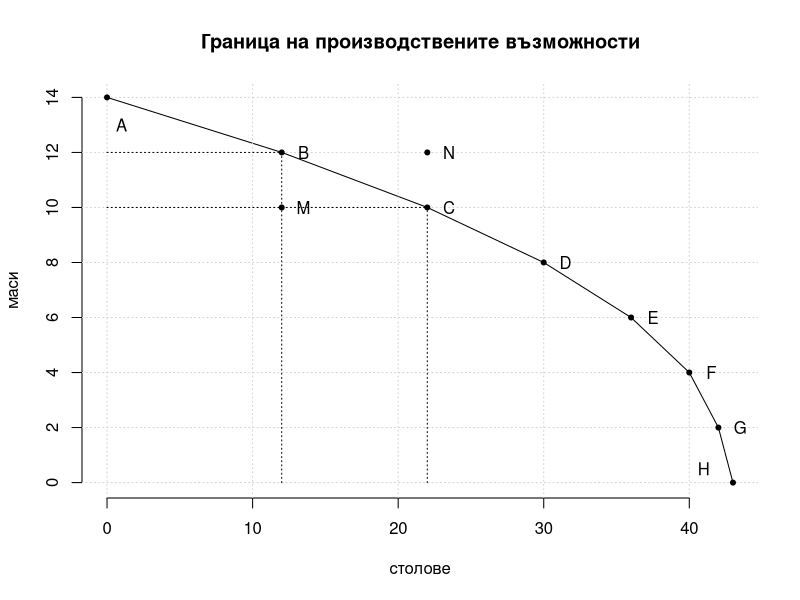
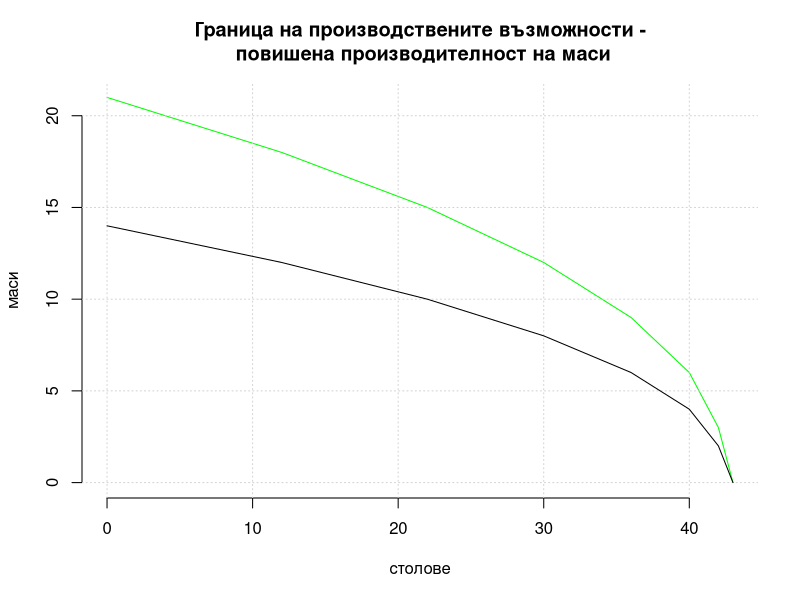
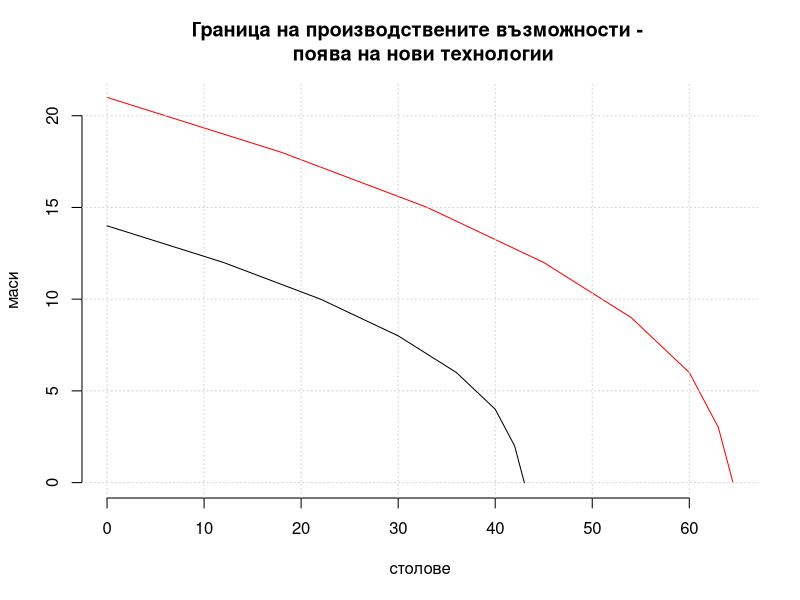

These figures' R source, in order:
## ---- chunk 1
stolowe <- c(0, 12, 22, 30, 36, 40, 42, 43)
masi <- c(14, 12, 10, 8, 6, 4, 2, 0)
ppf.df <- data.frame(stolowe, masi)
row.names(ppf.df) <- LETTERS[seq(1:8)]
colnames(ppf.df) <- c("столове", "маси")
plot(ppf.df, type = "l", xlab = "столове", ylab = "маси", main = "Граница на производствените възможности", bty = "n")
grid()
points(0,14, pch = 20) # A
text(1, 13, labels = "A")
points(12,12, pch = 20) # B
text(13.5, 12, labels = "B")
points(22,10, pch = 20) # C
text(23.5,10, labels = "C")
points(30,8, pch = 20) # D
text(31.5,8, labels = "D")
points(36,6, pch = 20) # E
text(37.5, 6, labels = "E")
points(40,4, pch = 20) # F
text(41.5,4, labels = "F")
points(42,2, pch = 20) # G
text(43.5, 2, labels = "G")
points(43,0, pch = 20) # H
text(41, 0.5, labels = "H")
# неефективно производство
points(12,10, pch = 20) # M
text(13.5, 10, labels = "M")
# недостижимо производство
points(22, 12, pch = 20) # N
text(23.5, 12, labels = "N")
segments(12,0,12,12, lty = 3)
segments(0,12,12,12, lty = 3)
segments(22,0,22,10, lty = 3)
segments(0,10,22,10, lty = 3)
## ---- chunk 2
# Изместване на кривата
ppf_tech.df <- data.frame(stolowe*1.5, masi*1.5)
ppf_tech_masi.df <- data.frame(stolowe, masi*1.5)
# Подобряване на производителността на маси
plot(ppf_tech_masi.df, col = "green", xlab = "столове", ylab = "маси", type = "l", 
     main = "Граница на производствените възможности -\n повишена производителност на маси", bty = "n")
grid()
lines(ppf.df)
## ---- chunk 3
# Подобряване на технологиите като цяло
plot(ppf_tech.df, type = "l", xlab = "столове", ylab = "маси", col = "red", 
     main = "Граница на производствените възможности - \n поява на нови технологии", bty = "n")
grid()
lines(ppf.df)
